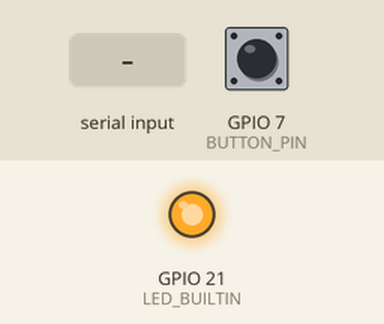
This sketch was run on a simulated Seeed XIAO ESP32-S3. Parts: output pins drawn as LEDs (lit = HIGH). The test bench sets the inputs (shaded band); at power-on: GPIO 7 (BUTTON_PIN) LOW. The camera gives no picture; what the sketch prints to the serial monitor is not drawn.

Above: at 1.5 s.
1.6 s: "TRIGGER\n" received over Serial
At 1.75 s:
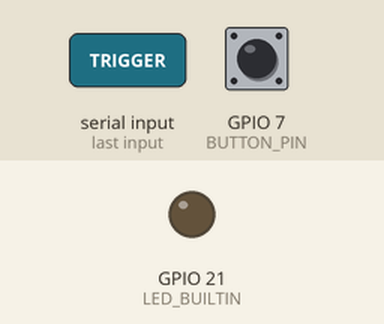
3.4 s: GPIO 7 (BUTTON_PIN) pulled HIGH for 3.2 s
Timing chart, 0 to 6.4 s (numbered marks = the images above; inputs shaded):
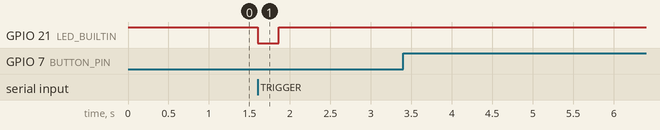

The sketch:

esp_pi_comm.ino
```cpp
#include "esp_camera.h"
#include <Arduino.h>

// Camera module pin definitions
#define CAMERA_MODEL_XIAO_ESP32S3 // Has PSRAM
#define PWDN_GPIO_NUM     -1
#define RESET_GPIO_NUM    -1
#define XCLK_GPIO_NUM     10
#define SIOD_GPIO_NUM     40
#define SIOC_GPIO_NUM     39
#define Y9_GPIO_NUM       48
#define Y8_GPIO_NUM       11
#define Y7_GPIO_NUM       12
#define Y6_GPIO_NUM       14
#define Y5_GPIO_NUM       16
#define Y4_GPIO_NUM       18
#define Y3_GPIO_NUM       17
#define Y2_GPIO_NUM       15
#define VSYNC_GPIO_NUM    38
#define HREF_GPIO_NUM     47
#define PCLK_GPIO_NUM     13
#define BUTTON_PIN        D8

// Global variables
camera_config_t config;
int i = 0;
unsigned long lastPressTime = 0;  // Store the time of the last button press
const unsigned long debounceDelay = 5000;  // 5 seconds debounce delay

// configure microcontroller
void setup() {
  Serial.begin(115200);
  pinMode(LED_BUILTIN, OUTPUT);
  digitalWrite(LED_BUILTIN, HIGH);
  pinMode(BUTTON_PIN, INPUT_PULLDOWN);

  // configure the camera struct
  config.ledc_channel = LEDC_CHANNEL_0;
  config.ledc_timer = LEDC_TIMER_0;
  config.pin_d0 = Y2_GPIO_NUM;
  config.pin_d1 = Y3_GPIO_NUM;
  config.pin_d2 = Y4_GPIO_NUM;
  config.pin_d3 = Y5_GPIO_NUM;
  config.pin_d4 = Y6_GPIO_NUM;
  config.pin_d5 = Y7_GPIO_NUM;
  config.pin_d6 = Y8_GPIO_NUM;
  config.pin_d7 = Y9_GPIO_NUM;
  config.pin_xclk = XCLK_GPIO_NUM;
  config.pin_pclk = PCLK_GPIO_NUM;
  config.pin_vsync = VSYNC_GPIO_NUM;
  config.pin_href = HREF_GPIO_NUM;
  config.pin_sccb_sda = SIOD_GPIO_NUM;
  config.pin_sccb_scl = SIOC_GPIO_NUM;
  config.pin_pwdn = PWDN_GPIO_NUM;
  config.pin_reset = RESET_GPIO_NUM;
  config.xclk_freq_hz = 10000000;
  config.frame_size = FRAMESIZE_UXGA;   // assuming PSRAM available
  config.pixel_format = PIXFORMAT_JPEG; // for streaming
  config.grab_mode = CAMERA_GRAB_WHEN_EMPTY; // assuming PSRAM unavailable
  config.fb_location = CAMERA_FB_IN_PSRAM;  // assuming PSRAM available
  config.jpeg_quality = 10; // assuming PSRAM unavailable
  config.fb_count = 1;  // assuming PSRAM unavailable

  // ensure external RAM is being used
  if(psramFound()){
    config.jpeg_quality = 2;
    config.fb_count = 2;
    config.grab_mode = CAMERA_GRAB_LATEST;
  }
  else {  // reduce pixel resolution when PSRAM isn't available
    config.frame_size = FRAMESIZE_HD;
    config.fb_location = CAMERA_FB_IN_DRAM;
  }

  // init OV3660 using the config struct
  esp_err_t err = esp_camera_init(&config);
  if (err != ESP_OK) {
    Serial.printf("Camera init failed with error 0x%x", err);
    return;
  }

  // configure the OV3660 image sensor
  sensor_t *s = esp_camera_sensor_get();
  if(s->id.PID == OV3660_PID){
    s->set_brightness(s, 10); // up the brightness just a bit
  }

  // Set exposure time (adjust this value as needed)
  s->set_exposure_ctrl(s, 1); // Enable exposure control
  s->set_aec2(s, 0); // Turn off automatic exposure adjustment
  s->set_agc_gain(s, 0); // Turn off automatic gain control
  s->set_aec_value(s, 2000);

  // Drop down frame size for higher initial frame rate (speed up camera init)
  if(config.pixel_format == PIXFORMAT_JPEG) {
    s->set_framesize(s, FRAMESIZE_QVGA);
  }
}


// main loop
void loop() {
  i+=1;

  if(Serial.available() > 0){

    // expect String data from the RaspberryPi
    String command = Serial.readStringUntil('\n');

    // if the String is recognized, capture image and write its data to serial
    if(command == "TRIGGER"){
        digitalWrite(LED_BUILTIN, LOW);

        // get a pointer to a *frozen* frame buffer in PSRAM
        camera_fb_t *fb = esp_camera_fb_get();
        if(!fb){
          Serial.println("Camera capture failed");
          return;
        }

        // flush serial port before writing to it
        while(Serial.available() > 0){
          Serial.read();
        }

        // Send image data over Serial
        Serial.write((uint8_t*) &fb->len, sizeof(fb->len)); // send length of the image
        Serial.write(fb->buf, fb->len); // send image buffer

        // release the **frozen** frame buffer in RAM
        esp_camera_fb_return(fb);

        // Delay for a bit to avoid flooding the serial port
        delay(200);
        digitalWrite(LED_BUILTIN, HIGH);
    }
  }

  // poll GPIO pin 8 for a button press
  String take_photo = "Take_Photo";
  unsigned long currentTime = millis();
  if((digitalRead(BUTTON_PIN) == HIGH) && (Serial.available() == 0) && (currentTime-lastPressTime > debounceDelay)){

    // instruct RaspberryPi to write "TRIGGER" over serial
    Serial.println(take_photo);
    lastPressTime = currentTime;
  }
}
```

Measured:
- after the input at 1.6 s, GPIO 21 (LED_BUILTIN): HIGH → LOW at once, → HIGH 0.26 s later
- after the input at 3.4 s, every drawn part: stays the same
